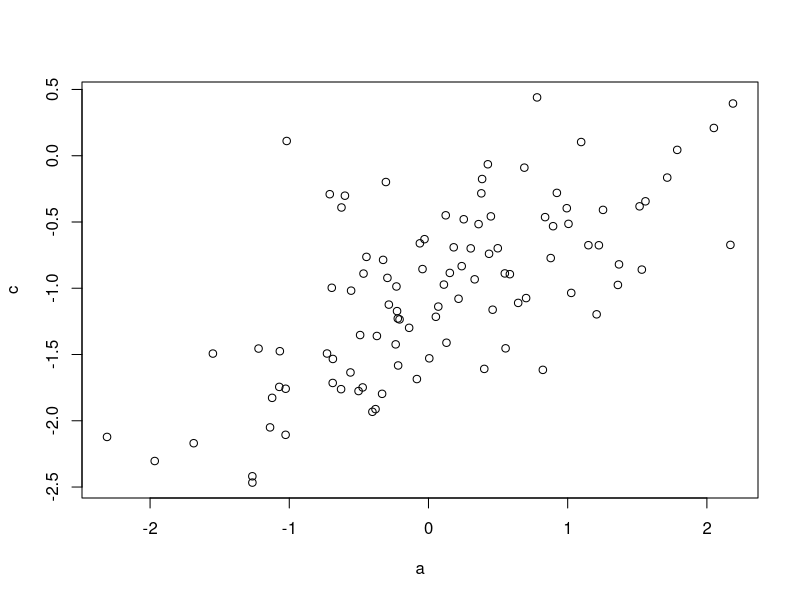
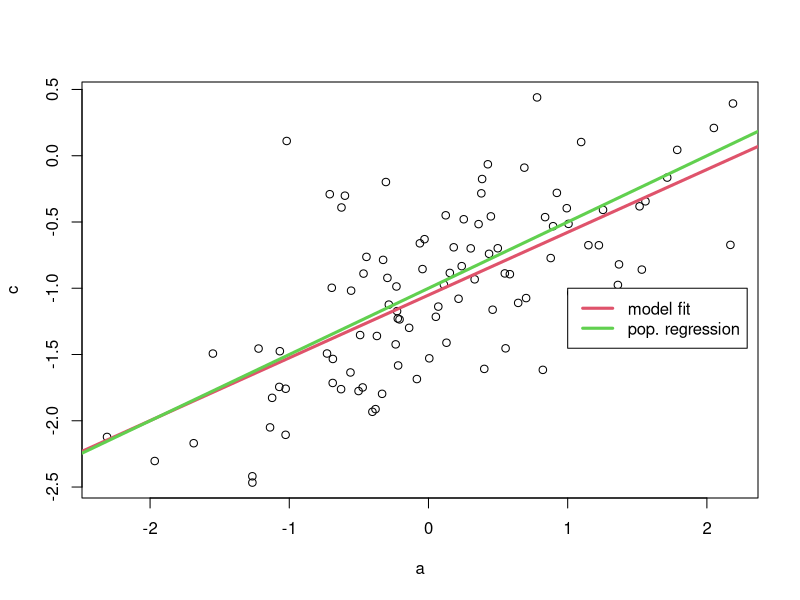
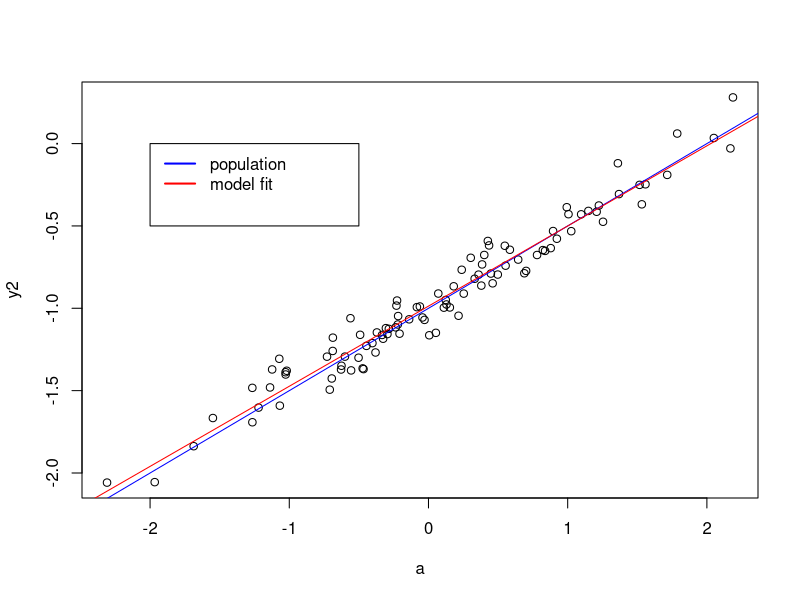
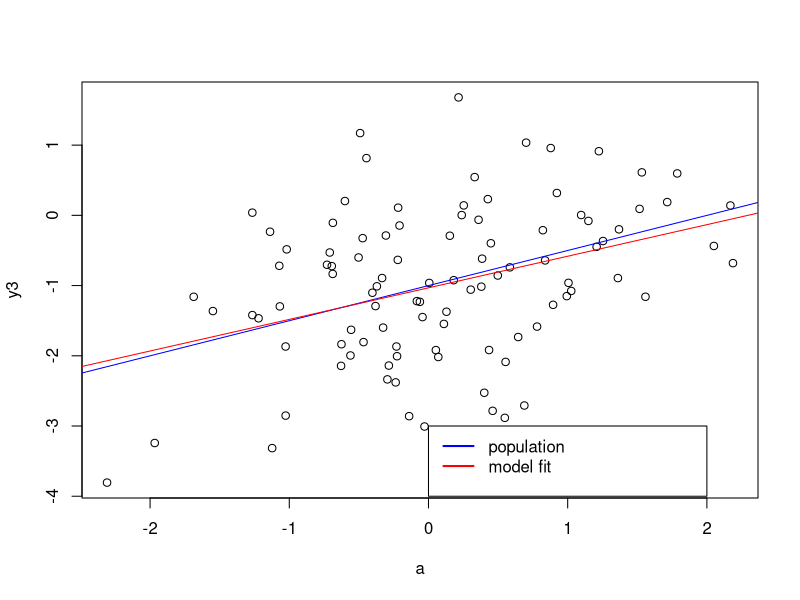

R code for these plots, in order:
## ---- chunk 1

set.seed(123)
a <- rnorm(100)
a

## ---- chunk 2

b <- rnorm(100, mean = 0, sd = 0.25^0.5)
b

## ---- chunk 3
c <- -1 + 0.5*a + b
c
length(c)
## ---- chunk 4
plot(a,c)
## ---- chunk 5
lm.fit <- lm(c~a)
summary(lm(c~a))

## ---- chunk 6
plot(a,c)
abline(lm.fit, lwd=3, col=2)
abline(-1,0.5,lwd=3,col=3)
legend(-1, legend = c("model fit", "pop. regression"), col=2:3, lwd=3)
## ---- chunk 7
lm.fit_sq = lm(c~a+I(a^2))
summary(lm.fit_sq)
## ---- chunk 8
eps2 <- rnorm(100, sd=0.1)  # prior sd was 0.5
y2 <- -1 + 0.5*a + eps2
fit.lm2 <- lm(y2 ~ a)
summary(fit.lm2)
plot(a, y2)
abline(-1, 0.5, col="blue")   # true regression
abline(fit.lm2, col="red")    # fitted regression
legend(x = c(-2,-0.5),
       y = c(-0.5,0),
       legend = c("population", "model fit"),
       col = c("blue","red"), lwd=2 )
## ---- chunk 9
eps3 <- rnorm(100, sd=1)  # orig sd was 0.5
y3 <- -1 + 0.5*a + eps3
fit.lm3 <- lm(y3 ~ a)
summary(fit.lm3)
plot(a, y3)
abline(-1, 0.5, col="blue")   # true regression
abline(fit.lm3, col="red")    # fitted regression
legend(x = c(0,2),
       y = c(-4,-3),
       legend = c("population", "model fit"),
       col = c("blue","red"), lwd=2 )

## ---- chunk 10
confint(lm.fit)
confint(fit.lm2)
confint(fit.lm3)
